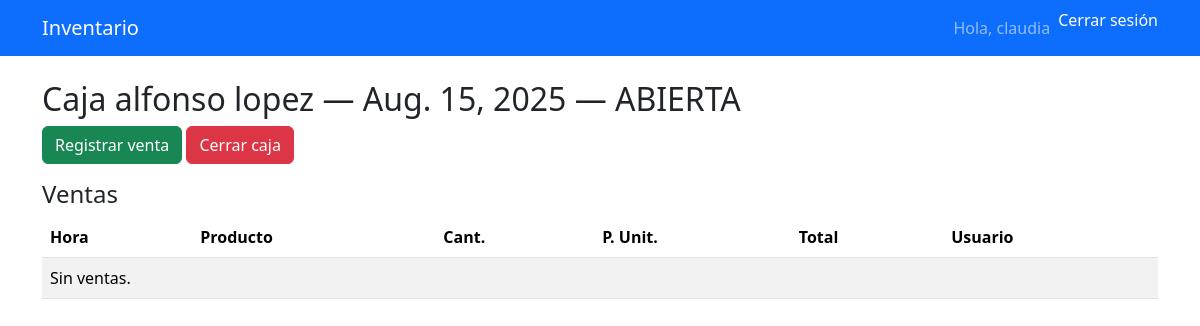
The page /caja/2/ (signed in) on the database its author committed.
### inventario/models.py (models this page shows, shortened)
class Caja(models.Model):
    ESTADOS = (('ABIERTA', 'ABIERTA'), ('CERRADA', 'CERRADA'))
    sucursal = models.ForeignKey(Sucursal, on_delete=models.CASCADE, related_name='cajas')
    fecha = models.DateField()  # 1 caja por día por sucursal
    apertura_monto = models.DecimalField(max_digits=12, decimal_places=2)
    apertura_usuario = models.ForeignKey(User, on_delete=models.PROTECT, related_name='aperturas_caja')
    cierre_monto = models.DecimalField(max_digits=12, decimal_places=2, null=True, blank=True)
    cierre_usuario = models.ForeignKey(User, on_delete=models.PROTECT, null=True, blank=True, related_name='cierres_caja')
    estado = models.CharField(max_length=10, choices=ESTADOS, default='ABIERTA')
    creado_en = models.DateTimeField(auto_now_add=True)
    class Meta:
        unique_together = ('sucursal', 'fecha')  # evita dos cajas el mismo día en la misma sucursal

class Sucursal(models.Model):
    nombre = models.CharField(max_length=150)
    direccion = models.CharField(max_length=250, blank=True)
    telefono = models.CharField(max_length=50, blank=True)
    created_at = models.DateTimeField(auto_now_add=True)

### inventario/views_caja.py (the view)
# urls.py: path('caja/<int:caja_id>/', views_caja.caja_detalle, name='caja_detalle'),
@login_required
def caja_detalle(request, caja_id):
    caja = get_object_or_404(Caja, pk=caja_id)
    rol, sucs = role_and_sucursales(request.user)
    if rol != 'Administrador' and caja.sucursal not in sucs:
        raise PermissionDenied("No puedes ver esta caja.")
    ventas = caja.ventas.select_related('producto').order_by('-creado_en')
    return render(request, 'inventario/caja_detalle.html', {
        'caja': caja,
        'ventas': ventas
    })

### inventario/context_processors.py (called while the page is built, shortened)
def role_context(request):
    role = None
    if request.user.is_authenticated:
        perfil = getattr(request.user, 'perfil', None)
        role = getattr(perfil, 'rol', None)
    return {'role': role}

### inventario/permissions.py (called while the page is built)
def role_and_sucursales(user):
    perfil = getattr(user, 'perfil', None)
    if not perfil:
        return None, Sucursal.objects.none()
    rol = perfil.rol
    if rol == 'Administrador':
        return rol, Sucursal.objects.all()
    return rol, perfil.sucursales.all()

### templates/inventario/caja_detalle.html (shortened to what this page needs)
{% extends "base.html" %}
{% block content %}
<h2>Caja {{ caja.sucursal.nombre }} — {{ caja.fecha }} — {{ caja.estado }}</h2>
<div class="mb-3">
  <a class="btn btn-success {% if caja.estado != 'ABIERTA' %}disabled{% endif %}" href="{% url 'venta_nueva' caja.id %}">Registrar venta</a>
  <a class="btn btn-danger {% if caja.estado != 'ABIERTA' %}disabled{% endif %}" href="{% url 'caja_cerrar' caja.id %}">Cerrar caja</a>
</div>
<h4>Ventas</h4>
<table class="table table-striped">
  <thead>
    <tr>
      <th>Hora</th>
      <th>Producto</th>
      <th>Cant.</th>
      <th>P. Unit.</th>
      <th>Total</th>
      <th>Usuario</th>
    </tr>
  </thead>
  <tbody>
    {% for v in ventas %}
      <tr>
        <td>{{ v.creado_en|date:"H:i" }}</td>
        <td>{{ v.producto.nombre }}</td>
        <td>{{ v.cantidad }}</td>
        <td>{{ v.precio_unitario }}</td>
        <td>{{ v.total }}</td>
        <td>{{ v.usuario.username }}</td>
      </tr>
    {% empty %}
      <tr><td colspan="6">Sin ventas.</td></tr>
    {% endfor %}
  </tbody>
</table>
{% endblock %}

### templates/base.html (shortened to what this page needs)
<!doctype html>
<html lang="es">
<head>
  <link href="https://cdn.jsdelivr.net/npm/bootstrap@5.3.2/dist/css/bootstrap.min.css" rel="stylesheet">
</head>
<body>
  <nav class="navbar navbar-expand-lg navbar-dark bg-primary">
    <div class="container">
      <a class="navbar-brand" href="{% url 'home' %}">Inventario</a>
      <div class="collapse navbar-collapse" id="navMain">
        <ul class="navbar-nav ms-auto">
          {% if user.is_authenticated %}
            <li class="nav-item">
              <span class="nav-link">Hola, {{ user.username }}</span>
            </li>
            <li class="nav-item">
              <form method="post" action="{% url 'logout' %}" style="display:inline;">
                <button type="submit" class="nav-link btn btn-link" style="padding: 0; margin: 0; color: white; text-decoration: none;">
                  Cerrar sesión
                </button>
              </form>
            </li>
          {% else %}
            <li class="nav-item">
              <a class="nav-link" href="{% url 'login' %}">Ingresar</a>
            </li>
          {% endif %}
        </ul>
      </div>
    </div>
  </nav>
  <main class="container py-4">
    {% block content %}{% endblock %}
  </main>
</body>
</html>

### rows shown on the page
Caja: sucursal.nombre "alfonso lopez", fecha "Aug. 15, 2025", estado "ABIERTA"

### other values the page prints
{{ user.username }} "claudia"
